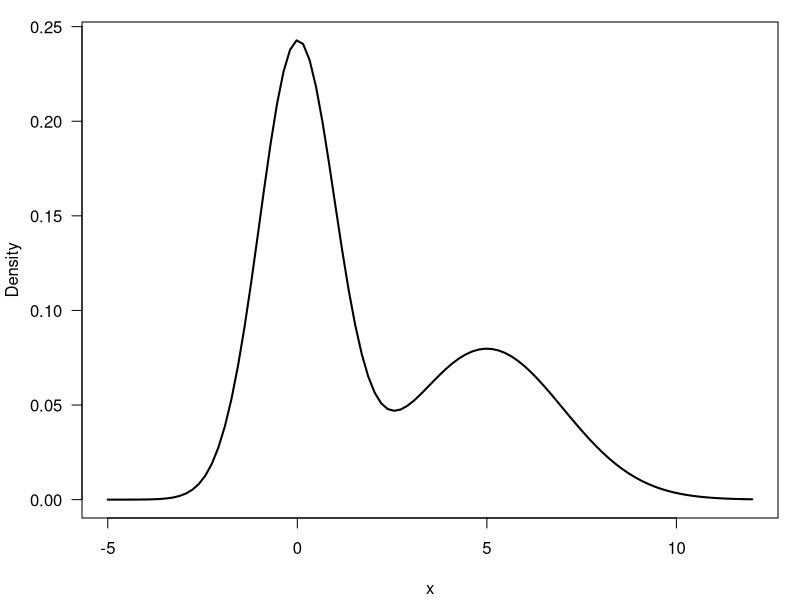
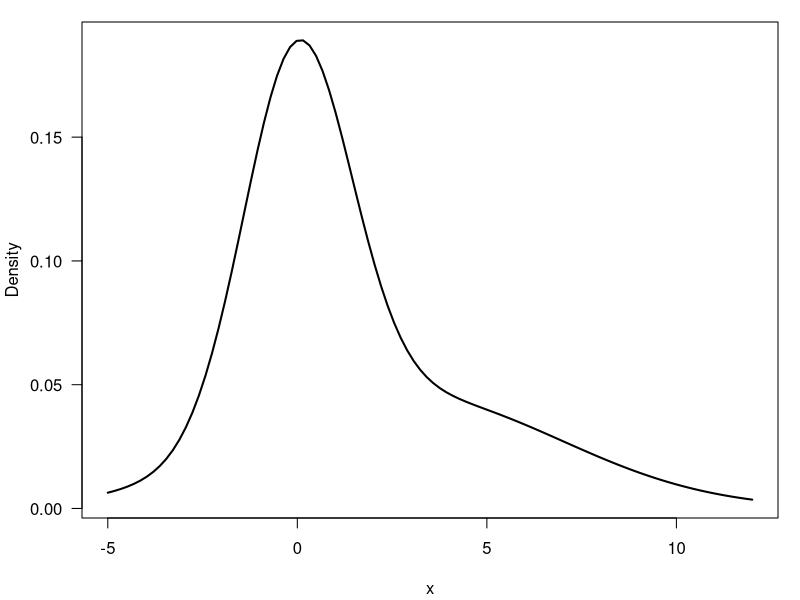
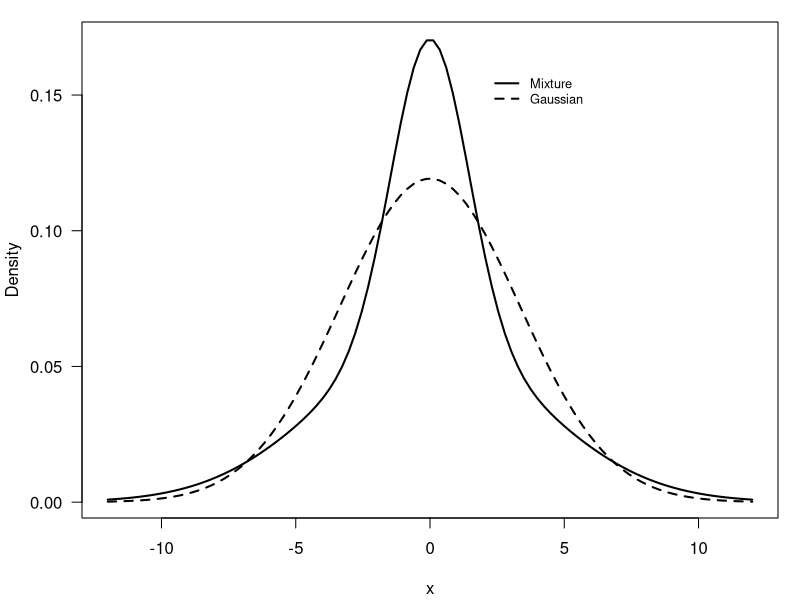
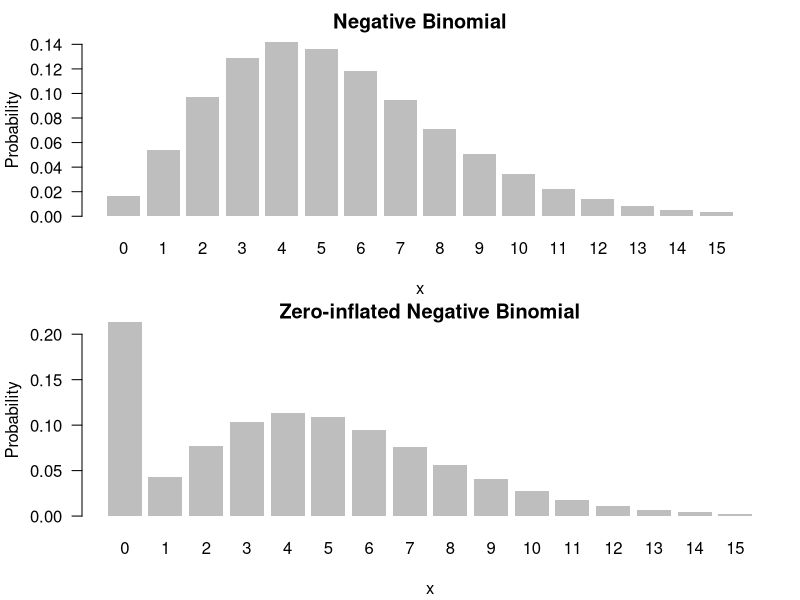
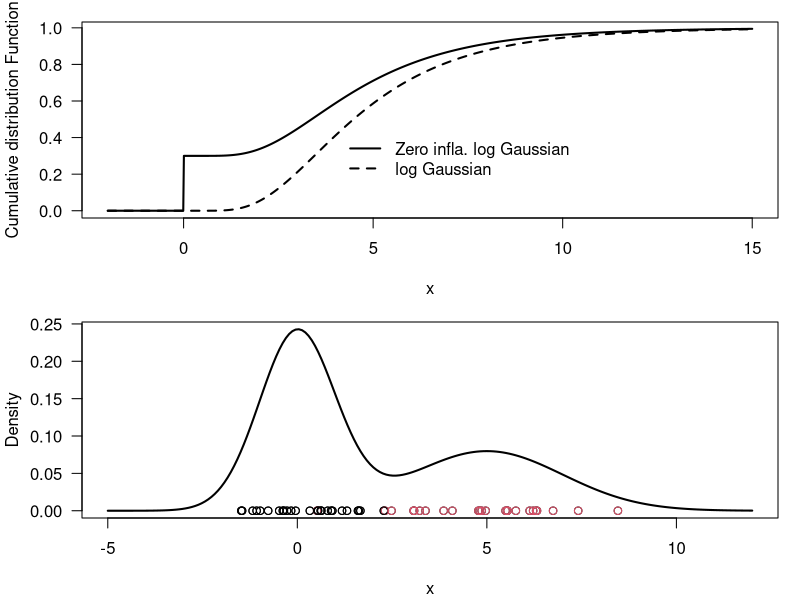
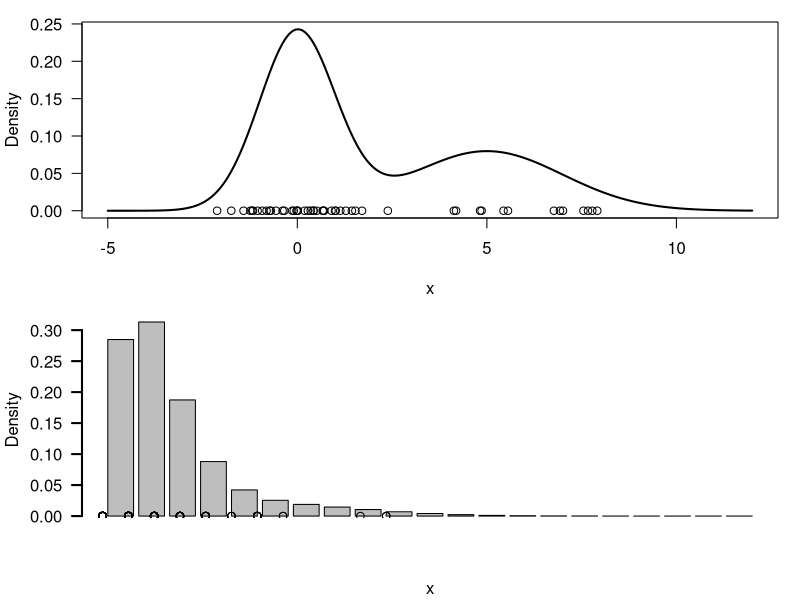
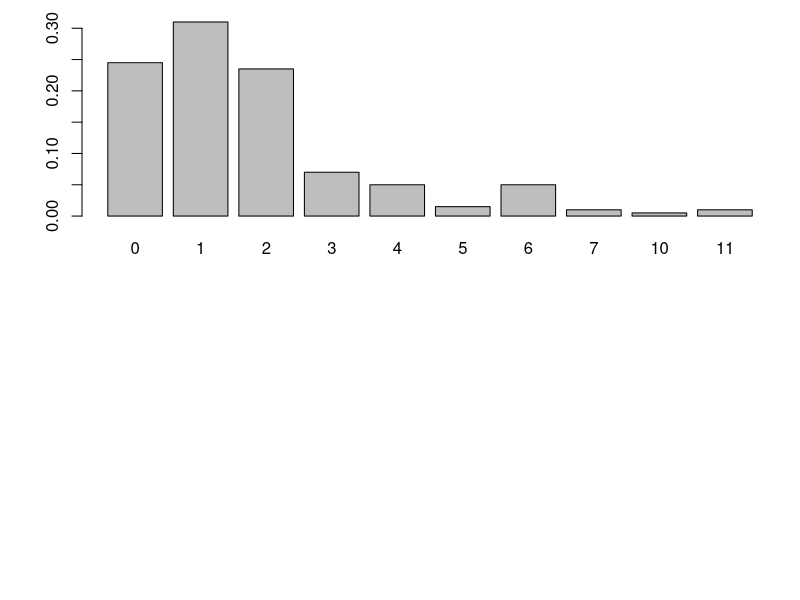

These charts were generated, in order, by the following R code:
## ---- chunk 1
# Mixture of univariate Gaussians, bimodal
x = seq(-5, 12, length=100)
y = 0.6*dnorm(x, 0, 1) + 0.4*dnorm(x, 5, 2)
par(mar=c(4,4,1,1)+0.1)
plot(x, y, type="l", ylab="Density", las=1, lwd=2)
## ---- chunk 2
# Mixture of univariate Gaussians, unimodal skewed
x = seq(-5, 12, length=100)
y = 0.55*dnorm(x, 0, sqrt(2)) + 0.45*dnorm(x, 3, 4)
par(mar=c(4,4,1,1)+0.1)
plot(x, y, type="l", ylab="Density", las=1, lwd=2)
## ---- chunk 3
# Mixture of univariate Gaussians, unimodal heavy tail
x = seq(-12, 12, length=100)
y = 0.40*dnorm(x, 0, sqrt(2)) + 
    0.40*dnorm(x, 0, sqrt(16)) + 
    0.20*dnorm(x, 0, sqrt(20))
z = dnorm(x, 0, sqrt(0.4*2+0.4*16+0.2*20))
par(mar=c(4,4,1,1)+0.1)
plot(x, y, type="l", ylab="Density", las=1, lwd=2)
lines(x, z, lty=2, lwd=2)
legend(2, 0.16, c("Mixture","Gaussian"), lty=c(1,2), bty="n", 
       cex=0.77, lwd=c(2,2))
## ---- chunk 4
# Zero inflated negative binomial distribution
x = seq(0, 15)
y = dnbinom(x, 8, 0.6)
z = 0.2*c(1,rep(0,length(x)-1)) + (1-0.2)*y
par(mfrow=c(2,1))
par(mar=c(4,4,2,2)+0.1)
barplot(y, names.arg=x, las=1, xlab = "x", ylab="Probability", 
        border=NA, main="Negative Binomial")
par(mar=c(4,4,1,1)+0.1)
barplot(z, names.arg=x, las=1, xlab = "x", ylab="Probability", 
        border=NA, main="Zero-inflated Negative Binomial")

## ---- chunk 5
#Zero-inflated log Gaussian distribution
x = seq(-2, 15, length=1000)
y = plnorm(x, 1.5, 0.5)
z = 0.3*as.numeric(x>=0) + (1-0.3)*y
par(mar=c(4,4,1,1)+0.1)
plot(x, y, type="l", las=1, lty=2, xlab="x", 
     ylab="Cumulative distribution Function", lwd=2)
lines(x, z, lty=1, lwd=2)
legend(4, 0.45, c("Zero infla. log Gaussian","log Gaussian"), 
     lty=c(1,2), bty="n", lwd=c(2,2))

## ---- chunk 6
# Generate n observations from a mixture of two Gaussian 
# distributions
n     = 50           # Size of the sample to be generated
w     = c(0.6, 0.4)  # Weights
mu    = c(0, 5)      # Means
sigma = c(1, 2)      # Standard deviations
cc    = sample(1:2, n, replace=T, prob=w)
x     = rnorm(n, mu[cc], sigma[cc])
## ---- chunk 7
# Plot f(x) along with the observations 
# just sampled
xx = seq(-5, 12, length=200)
yy = w[1]*dnorm(xx, mu[1], sigma[1]) + 
     w[2]*dnorm(xx, mu[2], sigma[2])
par(mar=c(4,4,1,1)+0.1)
plot(xx, yy, type="l", ylab="Density", xlab="x", las=1, lwd=2)
points(x, y=rep(0,n), pch=1)
points(x, y=rep(0,n), pch=1, col = cc)
## ---- chunk 8
# Generate n observations from a mixture of two Gaussian 
# distributions
n     = 50           # Size of the sample to be generated
w     = c(0.6, 0.4)  # Weights
mu    = c(0, 5)      # Means
sigma = c(1, 2)      # Standard deviations
cc    = sample(1:2, n, replace=T, prob=w)
x     = rnorm(n, mu[cc], sigma[cc])
    
# Plot f(x) along with the observations 
# just sampled
xx = seq(-5, 12, length=200)
yy = w[1]*dnorm(xx, mu[1], sigma[1]) + 
     w[2]*dnorm(xx, mu[2], sigma[2])
par(mar=c(4,4,1,1)+0.1)
plot(xx, yy, type="l", ylab="Density", xlab="x", las=1, lwd=2)
points(x, y=rep(0,n), pch=1)  
## ---- chunk 9
# Generate n observations from a mixture of three Poisso 
# distributions
n     = 200               # Size of the sample to be generated
w     = c(0.7, 0.2, 0.1)  # Weights
mu    = c(1, 2, 6)        # Means
cc    = sample(1:3, n, replace=T, prob=w)
x     = rpois(n, mu[cc])
    
# Plot f(x) along with the observations 
# just sampled
xx = seq.int(0, 20,1)
yy = w[1]*dpois(xx, mu[1]) + 
     w[2]*dpois(xx, mu[2]) + 
     w[3]*dpois(xx, mu[3])
par(mar=c(4,4,1,1)+0.1)
barplot(yy, ylab="Density", xlab="x", las=1, lwd=2)
points(x, y=rep(0,n), pch=1)  

## Option from classmates
empfreq = table(factor(x, levels=seq(0, max(x))))/n
empfreq = table(x)/n
barplot(empfreq)

